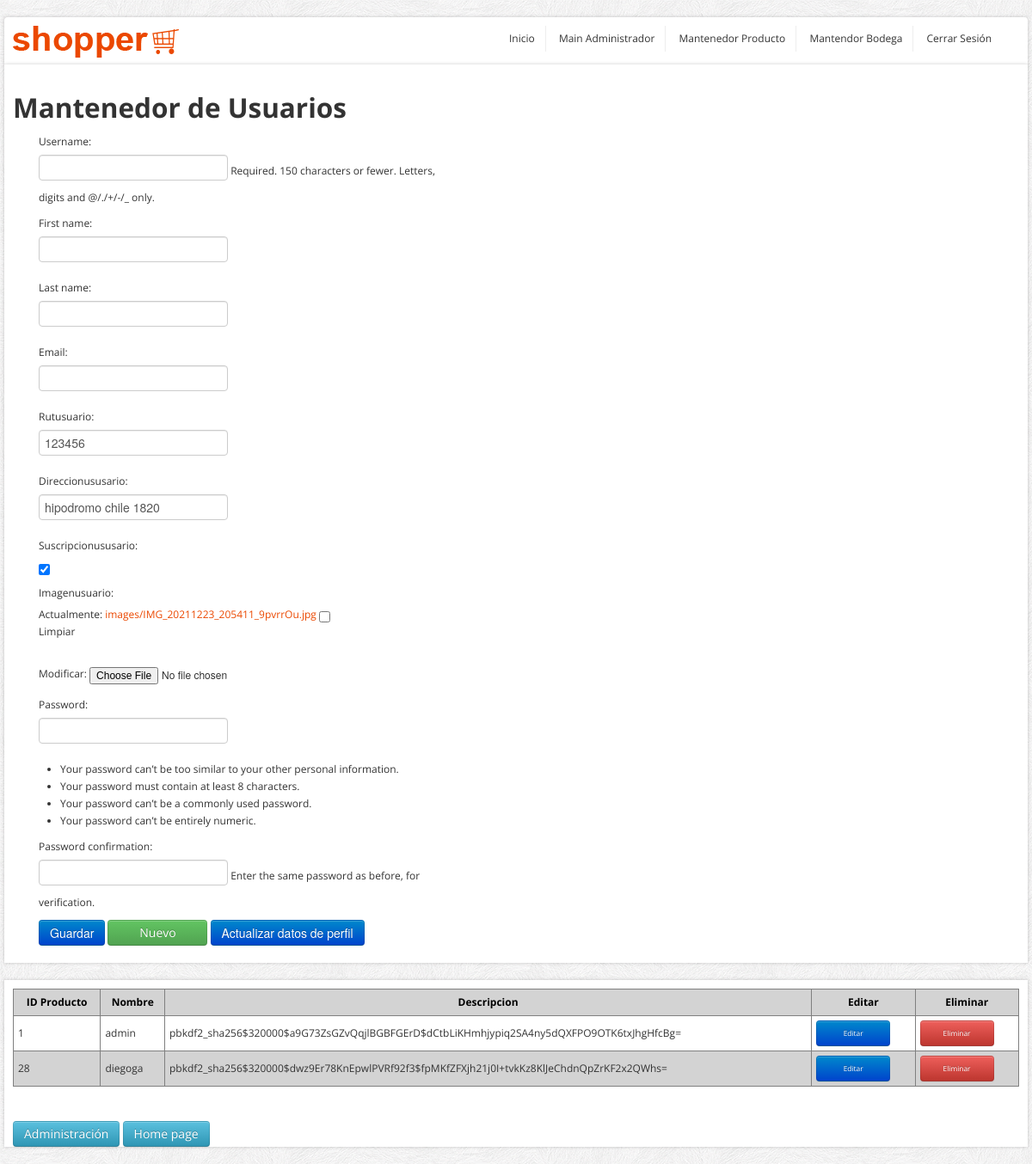
The page /maestro_usuario/upd/1 (signed in) on the database its author committed.
### core/models.py (models this page shows, shortened)
class PerfilUsuario(models.Model):
    user = models.OneToOneField(User, blank=False, null=False, on_delete=models.CASCADE)
    rutUsuario = models.CharField(max_length=15, unique=True)
    direccionUsusario = models.CharField(max_length=300, blank=False, null=False, verbose_name="Direccion Usuario")
    suscripcionUsusario = models.BooleanField(default=False,blank=False, null=False, verbose_name="Suscriptor")
    imagenUsuario = models.ImageField(upload_to="images/", default="sinfoto.jpg", null=False, blank=False, verbose_name="Imagen Usuario")

### core/views.py (the view, shortened to what this page needs)
# urls.py: path('maestro_usuario/<action>/<id>', maestro_usuario, name="maestro_usuario"),
def maestro_usuario(request,action, id):
    if not (request.user.is_authenticated and request.user.is_staff):
        return redirect(home)
    data = {"mesg": "", "form": Usuarios, "action": action, "id": id}
    if action == 'ins':
        if request.method == "POST":
            form = MantUsuarioForm(request.POST, request.FILES)
            if form.is_valid:
                try:
                    form.save()
                    data["mesg"] = "¡El Usuario fue creado correctamente!"
                except:
                    data["mesg"] = "¡No se puede crear dos Usuarios con el mismo ID!"
    elif action == 'upd':
        objeto = PerfilUsuario.objects.get(id=id)
        if request.method == "POST":
            form = Usuarios(data=request.POST, files=request.FILES, instance=objeto)
            if form.is_valid:
                form.save()
                data["mesg"] = "¡El Producto fue actualizado correctamente!"
        data["form"] = Usuarios(instance=objeto)
    data["list"] = PerfilUsuario.objects.all().order_by('user_id')
    return render(request, "core/maestro_usuario.html", data)

### core/forms.py
class Usuarios(UserCreationForm):
    first_name = forms.CharField(max_length=150, required=True)
    last_name = forms.CharField(max_length=150, required=True)
    email = forms.CharField(required=True)
    rutUsuario = forms.CharField(required=True)
    direccionUsusario = forms.CharField(required=True)
    suscripcionUsusario = forms.BooleanField(required=False)
    imagenUsuario = forms.ImageField(required=False)
    class Meta:
        model = User
        fields = [
                'username',
                'first_name',
                'last_name',
                'email',
                'rutUsuario',
                'direccionUsusario',
                'suscripcionUsusario',
                'imagenUsuario',
            ]

### core/templates/core/maestro_usuario.html (shortened to what this page needs)
{% load static %}
<!DOCTYPE html>
<html lang="en">
	<head>
		<link href="../../static/core/css/bootstrap/css/bootstrap.min.css" rel="stylesheet">
		<link href="../../static/core/css/bootstrap/css/bootstrap-responsive.min.css" rel="stylesheet">
		<link href="../../static/core/css/themes/css/bootstrappage.css" rel="stylesheet"/>
		<link href="../../static/core/css/themes/css/flexslider.css" rel="stylesheet"/>
		<link href="../../static/core/css/themes/css/main.css" rel="stylesheet"/>
		<link href="{% static 'core/css/forms.css'%}" rel="stylesheet">
	</head>
    <body>
		<div id="top-bar" class="container">
			<div class="row container-fluid">
					<ul class="user-menu">
						<div class="pull-left">
							<a href="index.html" class="logo pull-left"><img src="../../static/core/css/themes/images/logo.png" class="site_logo" alt=""></a>
						</div>
						<div class="pull-right">
							<li><a href="{% url 'home' %}">Inicio</a></li>
							<li><a href="{% url 'mainAdministrador' %}">Main Administrador</a></li>
							<li><a href="{% url 'maestro_producto' 'ins' -1 %}">Mantenedor Producto</a></li>
							<li><a href="{% url 'maestro_bodega' 'ins' -1 %}">Mantendor Bodega</a></li>
							<li><a href="{% url 'cerrar_sesion' %}">Cerrar Sesión</a></li>
						</div>
					</ul>
			</div>
		</div>
		<div id="wrapper" class="container">
			<section class="main-content">
			    <br>
				<h2><span>Mantenedor de Usuarios</span></h2>
                <div class="span5">
					{% if form %}
					<form method="POST" action="" enctype="multipart/form-data" id="formulario">
						<div class="form-group">
							{% csrf_token %} {{ form.as_p }}
						</div>
						<input type="submit" class="btn btn-primary btnwidth" id="id_guardar" value="Guardar">
						<a class="btn btn-success btnwidth" href="{% url 'maestro_usuario' 'upd' id %}">Nuevo</a>
						<button class="btn btn-primary" type="submit">Actualizar datos de perfil</button>
					</form>
					{% endif %}
				</div>
			</section>
		</div>
		<div id="wrapper" class="container">
			<section class="main-content">
				<table id="tabla_datos">
				<thead>
					<tr>
						<th>ID Producto</th>
						<th>Nombre</th>
						<th>Descripcion</th>
						<th class="titulo_boton">Editar</th>
						<th class="titulo_boton">Eliminar</th>
					</tr>
				</thead>
					<tbody>
						{% for pro in list %}
						<tr>
							<td>{{ pro.user.id }}</td>
							<td>{{ pro.user.username }}</td>
							<td>{{ pro.user.password}}</td>
							<td><a href="{% url 'maestro_usuario' 'upd' pro.user.id %}"
								class="btn btn-primary btn-sm boton_chico">Editar</a></td>
							<td><a href="{% url 'maestro_usuario' 'upd' pro.user.id %}"
								class="btn btn-danger btn-sm boton_chico">Eliminar</a></td>
						</tr>
						{% endfor %}
					</tbody>
					</table>
				<br>
				<a href="http://127.0.0.1:8000/admin" class="btn btn-info btn-sm">Administración</a>
				<a href="{% url 'home' %}" class="btn btn-info btn-sm">Home page</a>
			</section>
		</div>
    </body>
</html>

### core/static/core/css/themes/css/main.css (style rules this page uses)
body { font-size: 12px; font-family: 'Open Sans', arial, tahoma, sans-serif; background:url(../images/bg.png) repeat 0 0 fixed; }
label, input, button, select, textarea { font-size: 12px; }
ul li a,a { color:#333; outline:0; -webkit-transition: all 0.2s linear; -moz-transition: all 0.2s linear; -o-transition: all 0.2s linear; -ms-transition: all 0.2s linear; transition: all 0.2s linear; }
a { color:#eb4800; }
#wrapper,#top-bar { background: #fff; margin: 20px auto 20px auto; box-shadow: 0px 0px 4px 0px rgba(0, 0, 0, 0.2); -moz-box-shadow: 0px 0px 4px 0px rgba(0, 0, 0, 0.2); -webkit-box-shadow: 0px 0px 4px 0px rgba(0, 0, 0, 0.2); padding:0px 10px; }
#top-bar { background-color:#fff; padding:10px; margin: 20px auto -22px auto; -webkit-border-radius: 4px; -moz-border-radius: 4px; border-radius: 4px; }
#top-bar .user-menu { margin-left: 10px; padding: 0; list-style: none; }
#top-bar .user-menu li { display: inline-block; *display: inline; zoom: 1; border-right: 1px solid #eee; padding: 5px 12px; }
#top-bar .user-menu li:last-child { border-right:0; }

### core/static/core/css/forms.css (style rules this page uses)
#formulario label { width: 150px; }
.btnwidth { width: 90px; }
#tabla_datos { width: 100%; margin: auto; border-collapse: collapse; border: 1px solid gray; margin-top: 10px; margin-bottom: 20px; }
#tabla_datos th, td { border: 1px solid gray; padding: 5px; }
#tabla_datos th { background-color: lightgray; color: black; }
#tabla_datos tr:nth-child(even) { background-color: lightgray; }
.titulo_boton { width: 65; }
.boton_chico { font-size: 0.7em; width: 60px; }

### rows shown on the page
PerfilUsuario: rutUsuario "123456", direccionUsusario "hipodromo chile 1820", suscripcionUsusario "☑", user.id "1", user.username "admin", user.password "pbkdf2_sha256$320000$a9G73ZsGZvQqjlBGBFGErD$dCtbLiKHmhjypiq2SA4ny5dQXFPO9OTK6txJhgHfcBg="
PerfilUsuario: user.id "28", user.username "diegoga", user.password "pbkdf2_sha256$320000$dwz9Er78KnEpwlPVRf92f3$fpMKfZFXjh21j0I+tvkKz8KlJeChdnQpZrKF2x2QWhs="
